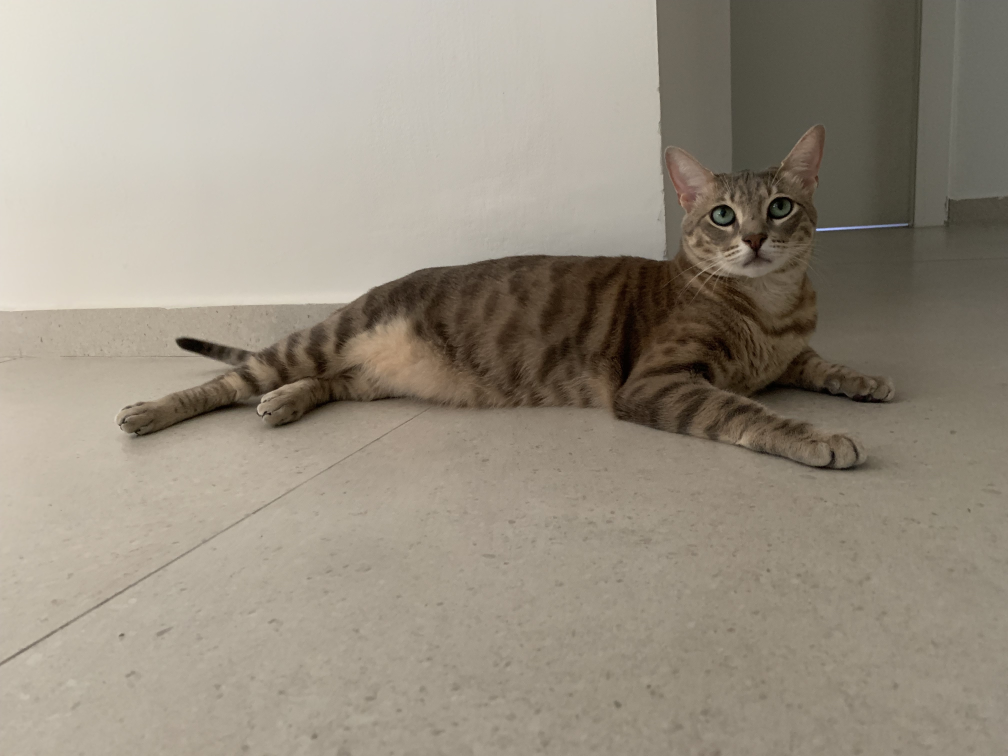
#> input picture georeferencing/dino-vit-features/images/cat.jpg, 4032 x 3024 px (shown at 1/4 size); its folder holds only this picture in this run
$ python -i generating_colorization_groundtruth.py   (imports and definitions only)
#> lines starting #> are read from the running program, lines starting #| are printed output that depends on the picture; after the words box and inside, x2 and y2 are one past the last pixel; in counts of white or black regions, pixels touching at a corner belong together
#> further down, picture is the input picture: shape (3024, 4032, 3); mean B, G, R 129.8, 143.9, 152.4
import cv2
import numpy as np
import os
import json


def detect_color_boundaries(img_hsv):
    # Threshold black and gray pixels
    # Define ranges for black and gray in HSV space
    black_lower, black_upper = np.array([0, 0, 0]), np.array([180, 255, 50])
    gray_lower, gray_upper = np.array([0, 0, 51]), np.array([180, 50, 220])

    # Create masks for black and gray
    black_mask = cv2.inRange(img_hsv, black_lower, black_upper)
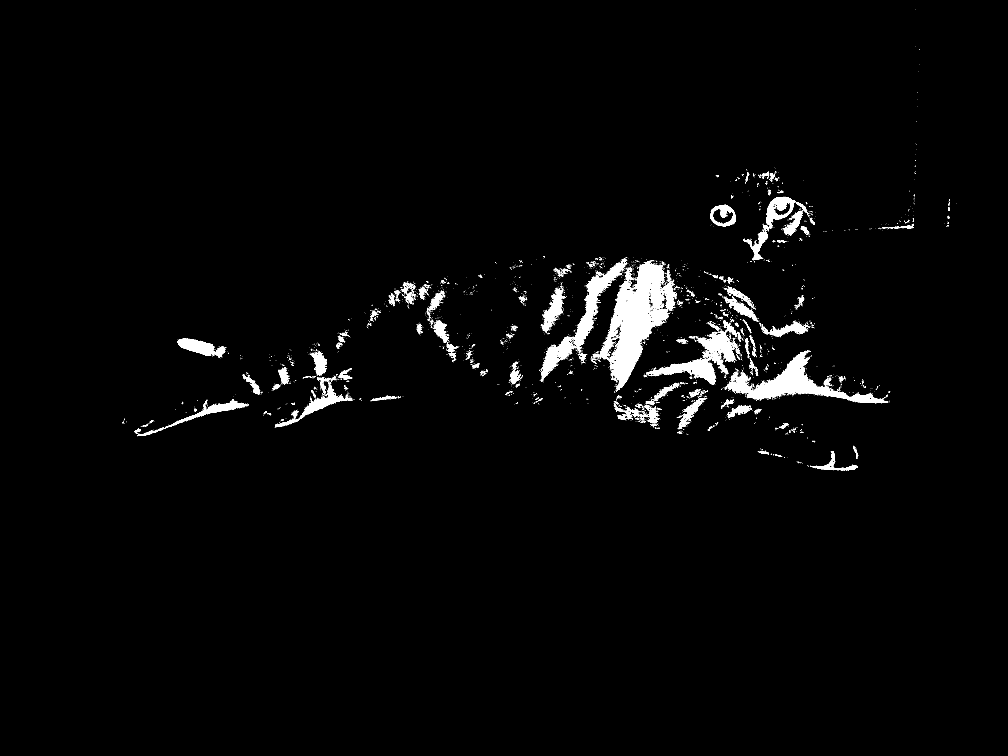
#> black_mask: shape (3024, 4032) (shown at 1/4 size); 2% white; 4754 white regions (4450 under 20 px), largest, box (x1, y1, x2, y2) and area: (2393, 1040, 2708, 1566) 59580, (2909, 1408, 3553, 1613) 31058, (2166, 1050, 2495, 1515) 21698
    gray_mask = cv2.inRange(img_hsv, gray_lower, gray_upper)
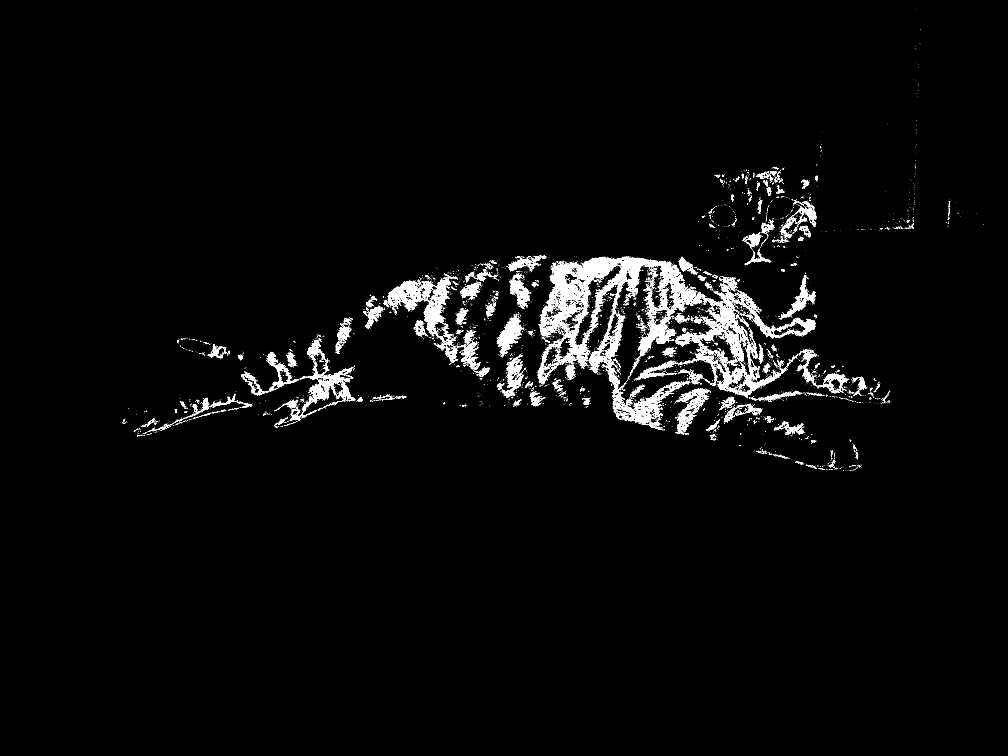
#> gray_mask: shape (3024, 4032) (shown at 1/4 size); 2.2% white; 9558 white regions (8999 under 20 px), largest, box (x1, y1, x2, y2) and area: (2154, 1026, 2742, 1577) 69801, (2700, 1167, 3151, 1590) 23489, (1551, 1096, 1812, 1360) 13946

    # Detect boundaries in H channel using Canny
    edges = cv2.Canny(img_hsv[:,:,0], 100, 200)  # Use the H channel
#> edges: shape (3024, 4032); 0.19% white in thin lines or dots, all inside (x1, y1, x2, y2) = (50, 0, 3883, 2616)

    # Buffer black and gray areas and apply inverse mask
    kernel = np.ones((5,5), np.uint8)
    black_dilated = cv2.dilate(black_mask, kernel, iterations=1)
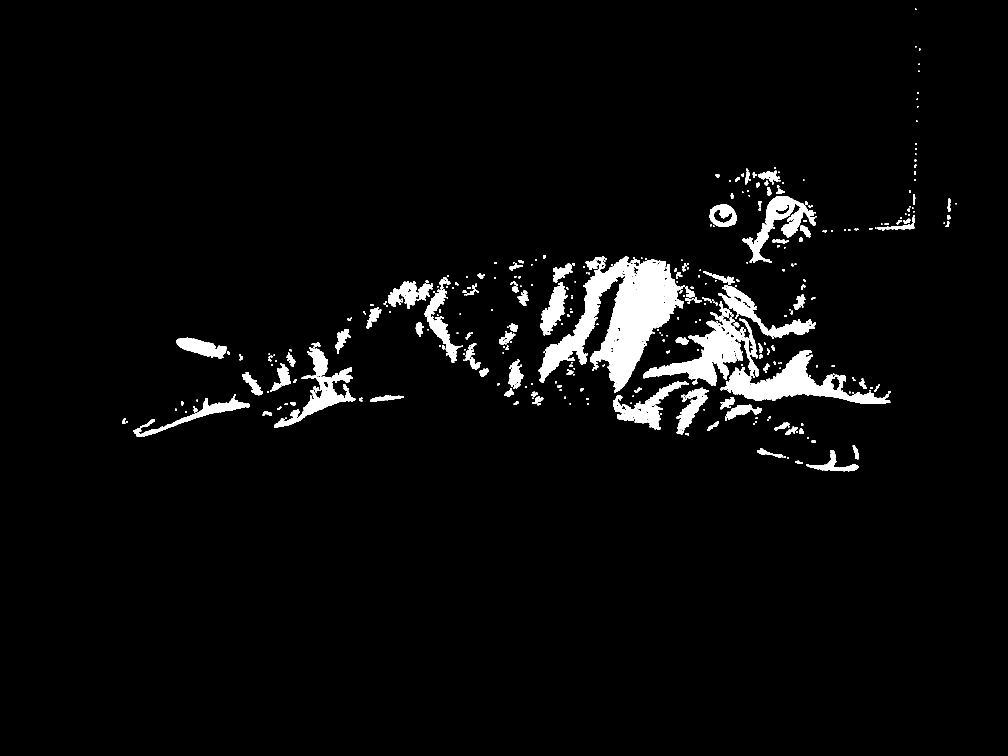
#> black_dilated: shape (3024, 4032) (shown at 1/4 size); 3.6% white; 531 white regions, largest, box (x1, y1, x2, y2) and area: (2154, 1026, 2723, 1572) 122590, (2882, 1400, 3561, 1615) 46282, (2573, 1278, 2975, 1542) 36585
    gray_dilated = cv2.dilate(gray_mask, kernel, iterations=1)
#> gray_dilated: shape (3024, 4032); 5.4% white; 606 white regions, largest, box (x1, y1, x2, y2) and area: (2145, 1022, 3474, 1723) 345618, (1530, 1086, 1962, 1524) 55485, (963, 1337, 1426, 1713) 45341

    # Combine black and gray masks and create an inverse mask
    combined_mask = cv2.bitwise_or(black_dilated, gray_dilated)
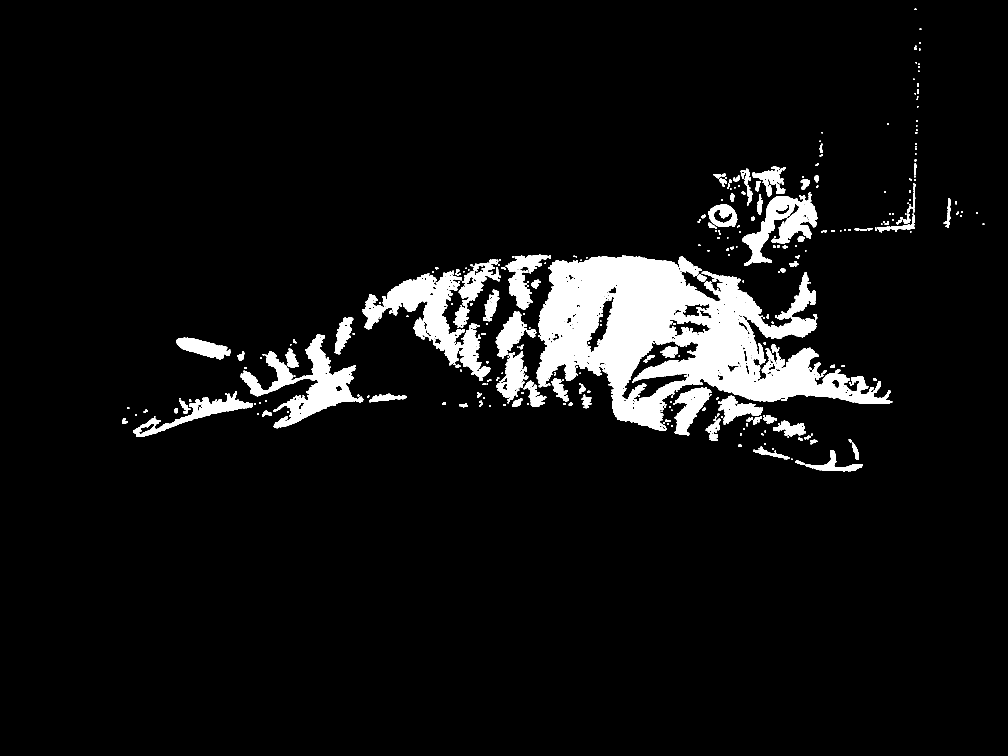
#> combined_mask: shape (3024, 4032) (shown at 1/4 size); 6.4% white; 502 white regions, largest, box (x1, y1, x2, y2) and area: (2145, 1022, 3563, 1723) 430908, (1530, 1086, 1962, 1524) 56704, (963, 1337, 1426, 1713) 52037
    inverse_combined_mask = cv2.bitwise_not(combined_mask)
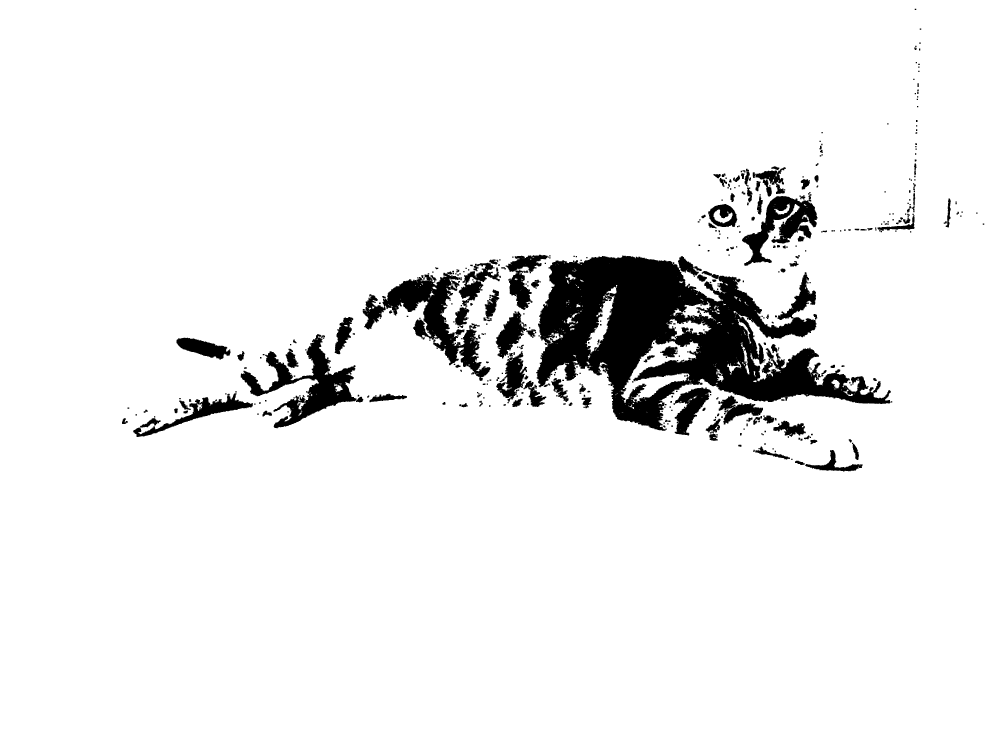
#> inverse_combined_mask: shape (3024, 4032) (shown at 1/4 size); 93.6% white; 502 black regions, largest, box (x1, y1, x2, y2) and area: (2145, 1022, 3563, 1723) 430908, (1530, 1086, 1962, 1524) 56704, (963, 1337, 1426, 1713) 52037

    # Apply inverse mask to edges
    final_edges = cv2.bitwise_and(edges, edges, mask=inverse_combined_mask)
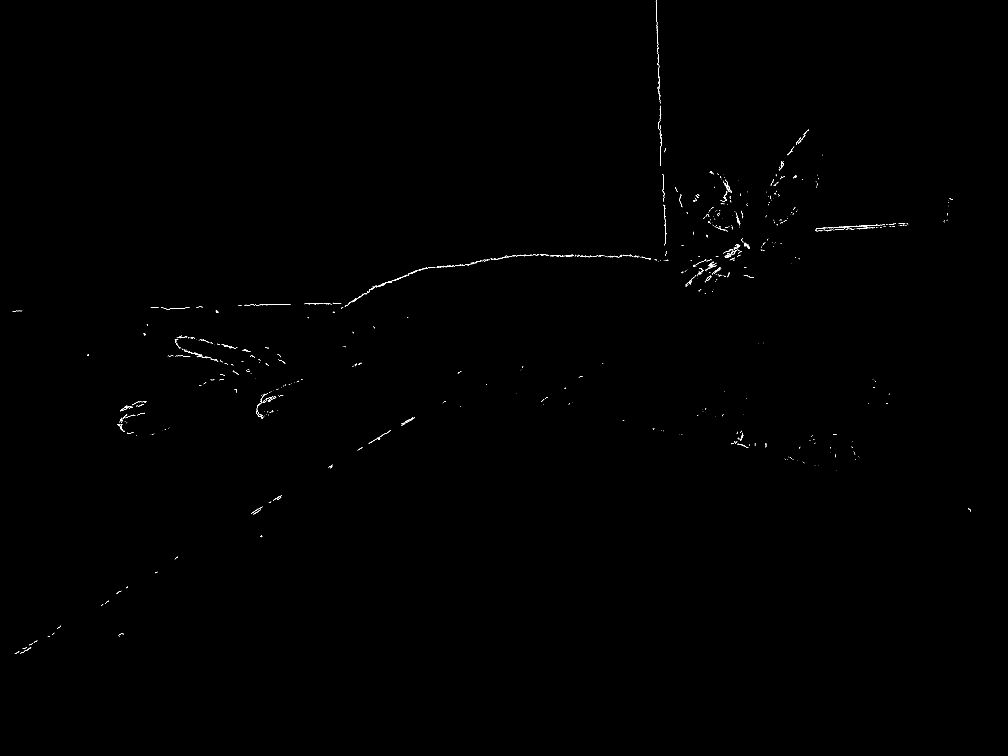
#> final_edges: shape (3024, 4032) (shown at 1/4 size); 0.1% white in thin lines or dots, all inside (x1, y1, x2, y2) = (50, 0, 3883, 2616)

    # Output the binary image indicating boundaries
    return final_edges


# [169 lines left out: functions color2gray, colorization_groundtruth, generating_colorization_groundtruth, not called in this run]

>>> import cv2
>>> picture = cv2.imread('../../georeferencing/dino-vit-features/images/cat.jpg')
>>> result = detect_color_boundaries(picture)

$ run again, on georeferencing/dino-vit-features/images/ibex.jpg
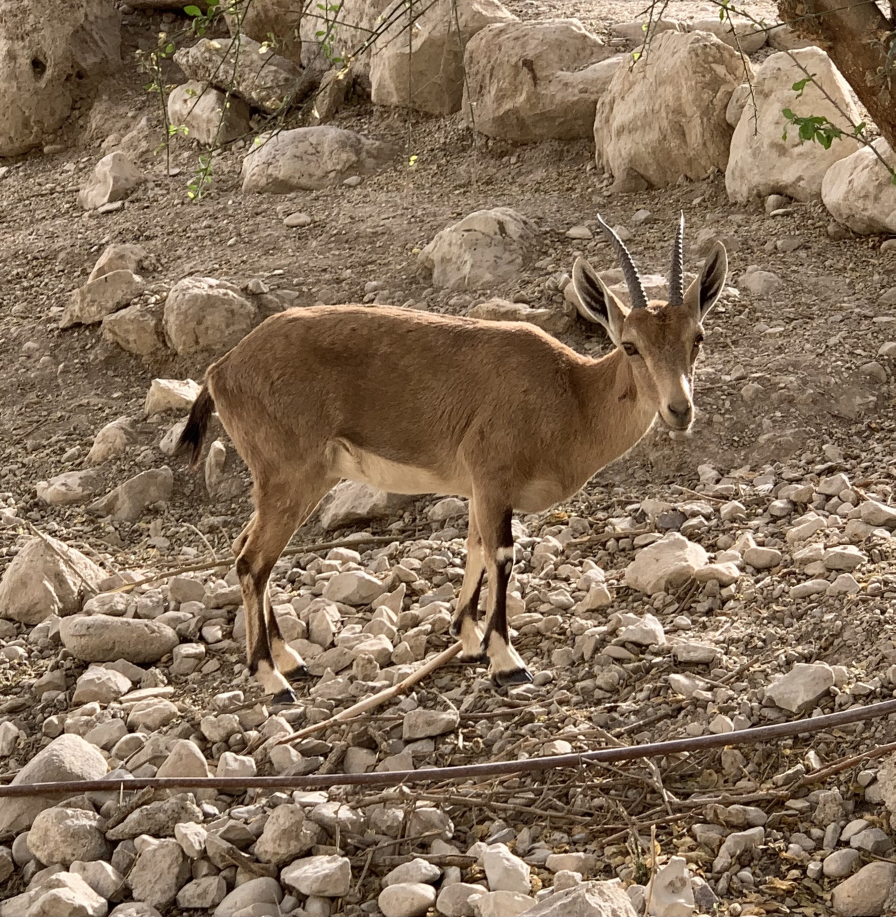
#> input picture georeferencing/dino-vit-features/images/ibex.jpg, 2686 x 2751 px (shown at 1/3 size)
#> picture is the input picture: shape (2751, 2686, 3); mean B, G, R 90.3, 112.4, 133.8
#> in detect_color_boundaries, `black_mask = cv2.inRange(img_hsv, black_lower, black_upper)`:
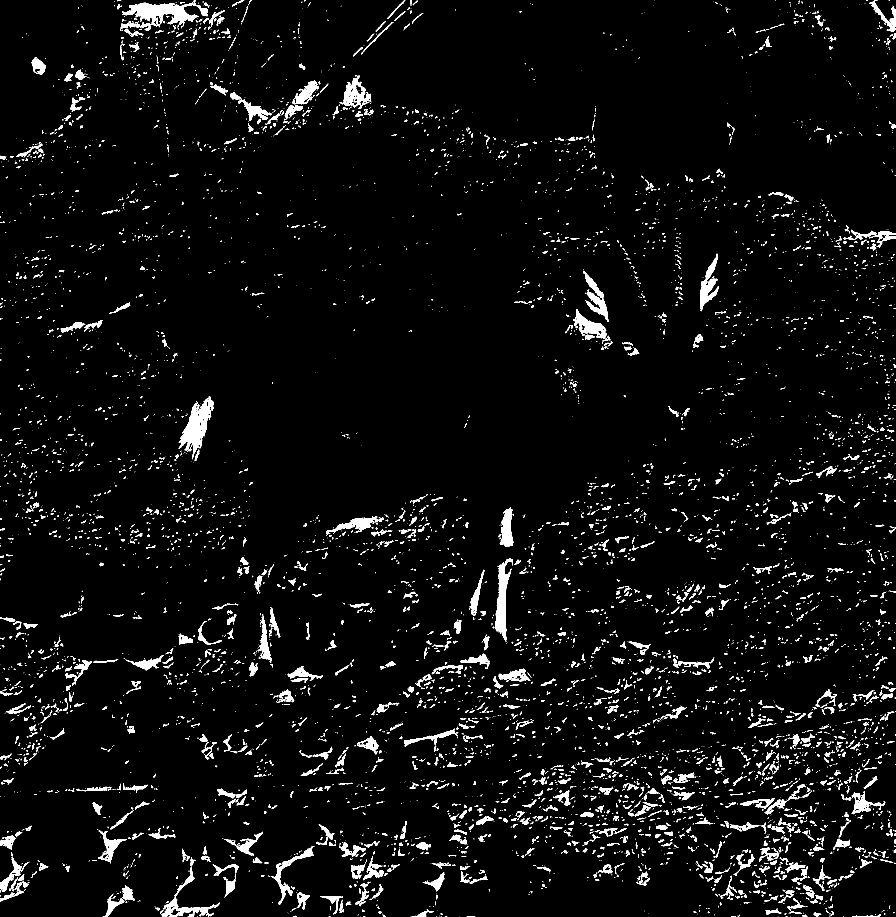
#> black_mask: shape (2751, 2686) (shown at 1/3 size); 3.9% white; 7558 white regions (5507 under 20 px), largest, box (x1, y1, x2, y2) and area: (360, 8, 623, 93) 9161, (536, 1188, 641, 1378) 7634, (1485, 1675, 1539, 1925) 5558
#> gray_mask: shape (2751, 2686); 6.3% white; 21812 white regions (17984 under 20 px), largest, box (x1, y1, x2, y2) and area: (925, 1034, 1127, 1150) 9129, (1640, 1084, 1794, 1267) 8422, (1760, 2218, 2226, 2302) 7104
#> edges: shape (2751, 2686); 11.9% white in thin lines or dots
#> black_dilated: shape (2751, 2686); 10.5% white; 4158 white regions (11 under 20 px), largest, box (x1, y1, x2, y2) and area: (358, 0, 677, 115) 17994, (534, 1186, 643, 1384) 10709, (462, 2544, 662, 2751) 8044
#> gray_dilated: shape (2751, 2686); 22.4% white; 5247 white regions (7 under 20 px), largest, box (x1, y1, x2, y2) and area: (1963, 2241, 2686, 2751) 91906, (1758, 2129, 2686, 2403) 58173, (0, 0, 637, 510) 56917
#> combined_mask: shape (2751, 2686); 23.4% white; 5185 white regions (7 under 20 px), largest, box (x1, y1, x2, y2) and area: (1963, 2241, 2686, 2751) 96190, (0, 0, 696, 510) 69106, (1758, 2129, 2686, 2403) 59355
#> in detect_color_boundaries, `final_edges = cv2.bitwise_and(edges, edges, mask=inverse_combined_mask)`:
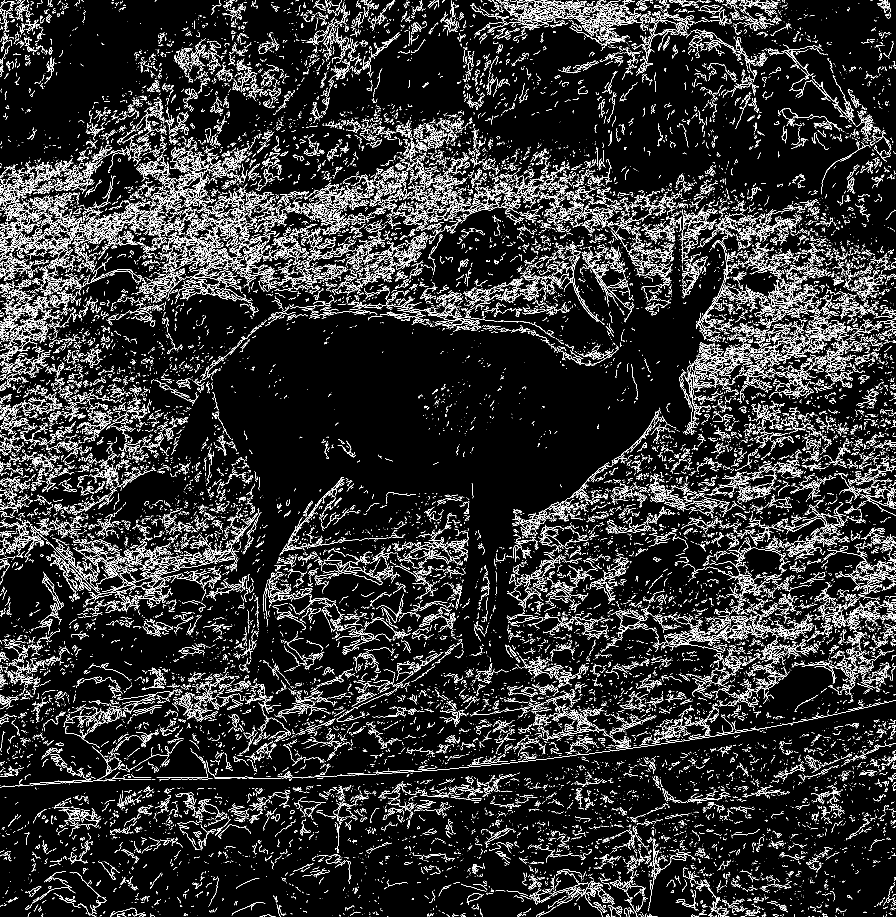
#> final_edges: shape (2751, 2686) (shown at 1/3 size); 7.9% white in thin lines or dots
